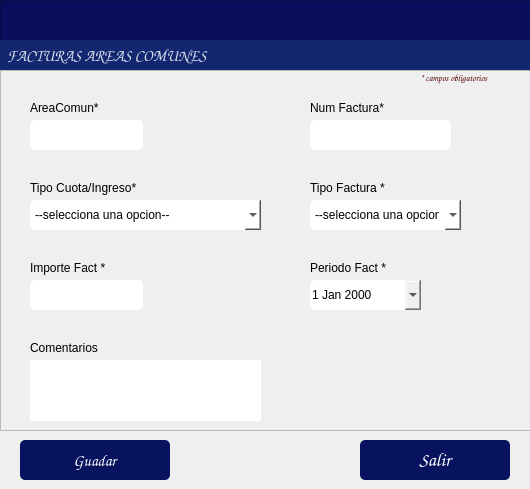
<?xml version="1.0" encoding="UTF-8"?>
<ui version="4.0">
 <class>Dialog</class>
 <widget class="QDialog" name="Dialog">
  <property name="windowModality">
   <enum>Qt::WindowModality::ApplicationModal</enum>
  </property>
  <property name="geometry">
   <rect>
    <x>0</x>
    <y>0</y>
    <width>530</width>
    <height>489</height>
   </rect>
  </property>
  <property name="windowTitle">
   <string/>
  </property>
  <property name="modal">
   <bool>true</bool>
  </property>
  <widget class="QPushButton" name="btnRegistrar">
   <property name="geometry">
    <rect>
     <x>20</x>
     <y>440</y>
     <width>150</width>
     <height>40</height>
    </rect>
   </property>
   <property name="font">
    <font>
     <family>Comic Sans MS</family>
     <pointsize>12</pointsize>
    </font>
   </property>
   <property name="styleSheet">
    <string notr="true">background-color: rgb(8, 19, 95);
color: rgb(255, 255, 255);
border-radius:5px;</string>
   </property>
   <property name="text">
    <string>Guadar</string>
   </property>
   <property name="icon">
    <iconset>
     <normaloff>../iconos/guardar.png</normaloff>../iconos/guardar.png</iconset>
   </property>
   <property name="iconSize">
    <size>
     <width>40</width>
     <height>40</height>
    </size>
   </property>
  </widget>
  <widget class="QPushButton" name="btnSalir">
   <property name="geometry">
    <rect>
     <x>360</x>
     <y>440</y>
     <width>150</width>
     <height>40</height>
    </rect>
   </property>
   <property name="font">
    <font>
     <family>Comic Sans MS</family>
     <pointsize>14</pointsize>
     <bold>false</bold>
    </font>
   </property>
   <property name="styleSheet">
    <string notr="true">background-color: rgb(8, 19, 95);
color: rgb(255, 255, 255);
border-radius:5px;</string>
   </property>
   <property name="text">
    <string>Salir</string>
   </property>
   <property name="icon">
    <iconset>
     <normaloff>../iconos/salir.ico</normaloff>../iconos/salir.ico</iconset>
   </property>
   <property name="iconSize">
    <size>
     <width>30</width>
     <height>30</height>
    </size>
   </property>
  </widget>
  <widget class="QFrame" name="frame_5">
   <property name="geometry">
    <rect>
     <x>0</x>
     <y>0</y>
     <width>681</width>
     <height>71</height>
    </rect>
   </property>
   <property name="maximumSize">
    <size>
     <width>16777215</width>
     <height>16777215</height>
    </size>
   </property>
   <property name="styleSheet">
    <string notr="true">background-color: rgb(8, 14, 91);</string>
   </property>
   <property name="frameShape">
    <enum>QFrame::Shape::StyledPanel</enum>
   </property>
   <property name="frameShadow">
    <enum>QFrame::Shadow::Raised</enum>
   </property>
   <widget class="QLabel" name="label_13">
    <property name="geometry">
     <rect>
      <x>0</x>
      <y>40</y>
      <width>832</width>
      <height>31</height>
     </rect>
    </property>
    <property name="font">
     <font>
      <family>Comic Sans MS</family>
      <pointsize>12</pointsize>
      <bold>true</bold>
     </font>
    </property>
    <property name="styleSheet">
     <string notr="true">color: rgb(255, 255, 255);
background-color: rgb(19, 39, 113);
color: rgb(255, 78, 2);
color: rgb(216, 224, 236);</string>
    </property>
    <property name="text">
     <string>  FACTURAS AREAS COMUNES</string>
    </property>
    <property name="alignment">
     <set>Qt::AlignmentFlag::AlignLeading|Qt::AlignmentFlag::AlignLeft|Qt::AlignmentFlag::AlignVCenter</set>
    </property>
   </widget>
  </widget>
  <widget class="QFrame" name="frame">
   <property name="geometry">
    <rect>
     <x>0</x>
     <y>70</y>
     <width>671</width>
     <height>361</height>
    </rect>
   </property>
   <property name="frameShape">
    <enum>QFrame::Shape::StyledPanel</enum>
   </property>
   <property name="frameShadow">
    <enum>QFrame::Shadow::Raised</enum>
   </property>
   <widget class="QComboBox" name="cmbTipoCuota">
    <property name="geometry">
     <rect>
      <x>30</x>
      <y>130</y>
      <width>231</width>
      <height>30</height>
     </rect>
    </property>
    <property name="styleSheet">
     <string notr="true">background-color: rgb(255, 255, 255);
border-radius:5px;</string>
    </property>
    <item>
     <property name="text">
      <string>--selecciona una opcion--</string>
     </property>
    </item>
    <item>
     <property name="text">
      <string>cuota ordinaria</string>
     </property>
    </item>
    <item>
     <property name="text">
      <string>cuota garantia</string>
     </property>
    </item>
    <item>
     <property name="text">
      <string>cuota anticipada</string>
     </property>
    </item>
    <item>
     <property name="text">
      <string>cuota recuperacion servicio</string>
     </property>
    </item>
    <item>
     <property name="text">
      <string>cuota anual</string>
     </property>
    </item>
    <item>
     <property name="text">
      <string>cuota publicidad</string>
     </property>
    </item>
    <item>
     <property name="text">
      <string>cuota estacionamiento</string>
     </property>
    </item>
    <item>
     <property name="text">
      <string>cuota uso baños</string>
     </property>
    </item>
   </widget>
   <widget class="QTextEdit" name="txtComentarios">
    <property name="geometry">
     <rect>
      <x>30</x>
      <y>290</y>
      <width>231</width>
      <height>61</height>
     </rect>
    </property>
    <property name="styleSheet">
     <string notr="true">border-radius:5px;</string>
    </property>
   </widget>
   <widget class="QLabel" name="label">
    <property name="geometry">
     <rect>
      <x>30</x>
      <y>30</y>
      <width>81</width>
      <height>16</height>
     </rect>
    </property>
    <property name="text">
     <string>AreaComun*</string>
    </property>
   </widget>
   <widget class="QLabel" name="label_6">
    <property name="geometry">
     <rect>
      <x>30</x>
      <y>190</y>
      <width>81</width>
      <height>16</height>
     </rect>
    </property>
    <property name="text">
     <string>Importe Fact *</string>
    </property>
   </widget>
   <widget class="QDateEdit" name="boxDate">
    <property name="geometry">
     <rect>
      <x>310</x>
      <y>210</y>
      <width>111</width>
      <height>30</height>
     </rect>
    </property>
    <property name="styleSheet">
     <string notr="true">border-radius:5px;</string>
    </property>
    <property name="calendarPopup">
     <bool>true</bool>
    </property>
   </widget>
   <widget class="QLabel" name="label_10">
    <property name="geometry">
     <rect>
      <x>30</x>
      <y>270</y>
      <width>71</width>
      <height>16</height>
     </rect>
    </property>
    <property name="text">
     <string>Comentarios</string>
    </property>
   </widget>
   <widget class="QLabel" name="label_12">
    <property name="geometry">
     <rect>
      <x>310</x>
      <y>30</y>
      <width>101</width>
      <height>16</height>
     </rect>
    </property>
    <property name="text">
     <string>Num Factura*</string>
    </property>
   </widget>
   <widget class="QLabel" name="label_7">
    <property name="geometry">
     <rect>
      <x>310</x>
      <y>190</y>
      <width>81</width>
      <height>16</height>
     </rect>
    </property>
    <property name="text">
     <string>Periodo Fact *</string>
    </property>
   </widget>
   <widget class="QLabel" name="label_4">
    <property name="geometry">
     <rect>
      <x>30</x>
      <y>110</y>
      <width>111</width>
      <height>16</height>
     </rect>
    </property>
    <property name="text">
     <string>Tipo Cuota/Ingreso*</string>
    </property>
   </widget>
   <widget class="QLineEdit" name="txtAreaC">
    <property name="geometry">
     <rect>
      <x>30</x>
      <y>50</y>
      <width>113</width>
      <height>30</height>
     </rect>
    </property>
    <property name="styleSheet">
     <string notr="true">border-radius:5px;</string>
    </property>
    <property name="readOnly">
     <bool>true</bool>
    </property>
   </widget>
   <widget class="QLineEdit" name="txtImporte">
    <property name="geometry">
     <rect>
      <x>30</x>
      <y>210</y>
      <width>113</width>
      <height>30</height>
     </rect>
    </property>
    <property name="styleSheet">
     <string notr="true">border-radius:5px;</string>
    </property>
   </widget>
   <widget class="QLabel" name="label_3">
    <property name="geometry">
     <rect>
      <x>420</x>
      <y>0</y>
      <width>151</width>
      <height>16</height>
     </rect>
    </property>
    <property name="font">
     <font>
      <family>Comic Sans MS</family>
      <pointsize>7</pointsize>
      <italic>true</italic>
      <bold>true</bold>
     </font>
    </property>
    <property name="styleSheet">
     <string notr="true">color: rgb(85, 0, 0);</string>
    </property>
    <property name="text">
     <string>* campos obligatorios</string>
    </property>
   </widget>
   <widget class="QLabel" name="label_11">
    <property name="geometry">
     <rect>
      <x>310</x>
      <y>110</y>
      <width>91</width>
      <height>16</height>
     </rect>
    </property>
    <property name="text">
     <string>Tipo Factura *</string>
    </property>
   </widget>
   <widget class="QComboBox" name="cmbTipoFact">
    <property name="geometry">
     <rect>
      <x>310</x>
      <y>130</y>
      <width>151</width>
      <height>30</height>
     </rect>
    </property>
    <property name="styleSheet">
     <string notr="true">background-color: rgb(255, 255, 255);
border-radius:5px;</string>
    </property>
    <item>
     <property name="text">
      <string>--selecciona una opcion--</string>
     </property>
    </item>
    <item>
     <property name="text">
      <string>Ingreso</string>
     </property>
    </item>
    <item>
     <property name="text">
      <string>Nota Credito</string>
     </property>
    </item>
    <item>
     <property name="text">
      <string>Egreso</string>
     </property>
    </item>
   </widget>
   <widget class="QLineEdit" name="txtNumFact">
    <property name="geometry">
     <rect>
      <x>310</x>
      <y>50</y>
      <width>141</width>
      <height>30</height>
     </rect>
    </property>
    <property name="styleSheet">
     <string notr="true">border-radius:5px;</string>
    </property>
   </widget>
  </widget>
 </widget>
 <resources/>
 <connections/>
</ui>
